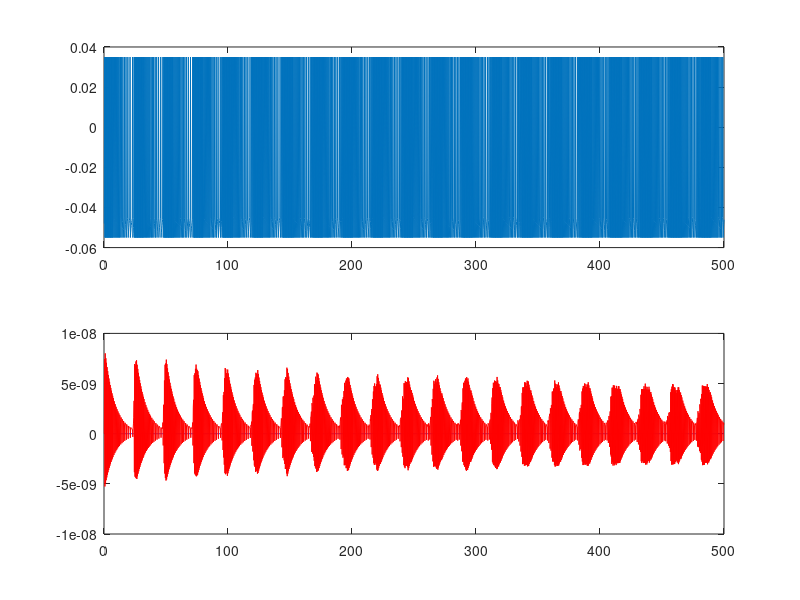
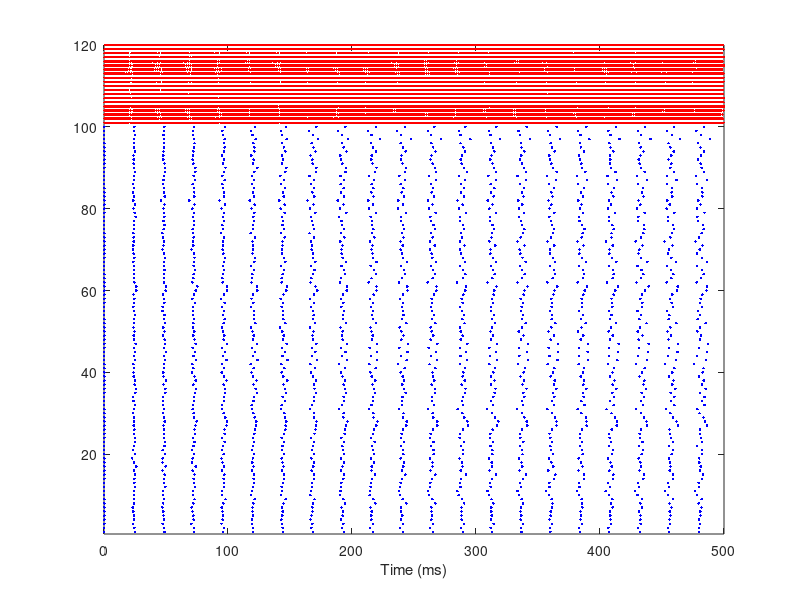

These figures' MATLAB source, in order:
% inhibitory and excitatory neurons
% with synaptic Conductance with time constant
% with random connectivity

% BA092308
% Excitatory         Inhibitory
Ne = 100;         Ni = 20;
total = Ne+Ni;

Vte=-45e-3;     Vti=-45e-3;	% Threshold
Vre=-44e-3;     Vri=-48e-3; % Resting Potential
ce = -55e-3;    ci = -55e-3; % reset potential
Re = 100e6;     Ri = 20e6; % Ohms
Ce = 0.1e-9;    Ci = 0.1e-9; %Farads
Vie = Vre;   Vii = Vri; % mV % initial potential

vpeake = 35e-3; vpeaki = 35e-3; % spike peak amplitude

INoise_std = 10e-12; % std of noise in Amps

% synapses
Sg=zeros(total,total);
% % Sg(:,1) = 5; Sg(:,101) = 20; % enter as nS
% add random connectivity
% P-> I connections
Cpi = 0.3; Spi = 5; 
%   POST  PRE synaptic
Sg(Ne+1:end,1:Ne) = (rand(Ni,Ne)> (1-Cpi))*Spi; % 
% I-> P connections
Cip = 0.5; Sip =00; 
Sg(1:Ne,Ne+1:end) = (rand(Ne,Ni)> (1-Cip))*Sip; % 
% I-> I connections
Cii = Cip; Sii = Sip; 
Sg(Ne+1:end,Ne+1:end) = (rand(Ni,Ni)> (1-Cii))*Sii; % 
% spy(Sg)

Sg = Sg*1e-9; % convert to S
stdecay = 8; % decay of synapses ms
Stau = ones(size(Sg)).*stdecay; % decay of all synapses ms
SEVr = 0; SIVr = -75e-3; % reversal potential for Ex and In synapses
S_Vr = repmat([SEVr*ones(1,Ne) SIVr*ones(1,Ni)],total,1); % Vr for each synapse (all synapses from a Presynatic cell are in the same column and have the same reversal potential)


% numExi=Nei;	numExr=Ner;	numIn=Ni;			numLTS=Nlts;	% num cells to record


V=[Vie*ones(Ne,1); Vii*ones(Ni,1);];			% initial v
Vt=[Vte*ones(Ne,1); Vti*ones(Ni,1)];
Vr=[Vre*ones(Ne,1); Vri*ones(Ni,1)];
c=[ce*ones(Ne,1); ci*ones(Ni,1)];
R=[Re*ones(Ne,1); Ri*ones(Ni,1)];
C=[Ce*ones(Ne,1); Ci*ones(Ni,1)];
vpeak=[vpeake*ones(Ne,1) ;  vpeaki*ones(Ni,1)];

% initialize
cg = zeros(size(Sg)); % current conductance of each synapse

% Setup simulation time
T=500; tau=.25;			% time span and step (ms)
n = round(T/tau);

T1=T/10;

% Externally injected current for each time step
I2 = [zeros(n,Ne) zeros(n,Ni)];
% I2 = [ones(n,Ne)*.1e-11 ones(n,Ni)*.3e-11];
% I2(1:end/5:end,1:Ne) = repmat([1:20:100]',1,Ne)*1e-11;

%% run simulation
% preallocate intracellular records
vsave = zeros(n,total);
Issave = vsave;
firedsave = zeros(n,total,'int16'); fired = [];

bVC = 1; % save VClamp data
if bVC; saveIex = vsave; saveIin = vsave; end;
for i=1:n
    t = i*tau;
    if (t>T1/2) & (t<T*2/10) % stimulating current
        %         I=-500e-12;
        I=0;
    else
        I=0;
    end;

    if fired % debugging
        cg;
    end
    % synpases
    cg(:,fired) = cg(:,fired) + Sg(:,fired); % compute CURRENT synaptic conducance by adding synaptic conductance from fired cells
    temp = cg.*(S_Vr-repmat(V,1,total));
    if bVC % record Ex and In synaptic currents  (not necessary for function of model)
        saveIin(i,:) = sum(temp(:,Ne+1:end),2)';
        saveIex(i,:) = sum(temp(:,1:Ne),2)';
    end
    Is=sum(temp,2);				% compute synaptic current from spiked neurons
    cg =  cg.*exp(-tau./Stau); % decay synaptic conductance (exp could be computed outside of loop)

    INoise = randn(total,1)*.5*INoise_std;
    I=I+Is+INoise+I2(i,:)';


    reset = find(V==vpeak);
    V = V + tau*(Vr + R.*I - V)./(R.*C*1e3); % euler onestep
    V(reset) = c(reset);% reset

    fired=find(V>=Vt & V<vpeak);
    V(fired) = vpeak(fired); % insert spike

    vsave(i,:) = V';
%     Issave(i,:) = Is';
    Issave(i,:) = I';
    firedsave(i,fired) =1; 
    
    % catch occational run away (FIND OUT REASON)
%     temp = V>100;
%     V(temp) = Vr(temp);
end;

% plot(tspan,vsave,[0 T1 T1 max(tspan)],-90+[0 0 10 10]);
PLOTCELL = 102;
figure(999);clf;
set(999,'Position',[  1024         204         560         420]);
subplot(2,1,1);plot([1:n]*tau,vsave(:,PLOTCELL)); % plot Vm
% subplot(2,1,2);plot([1:n]*tau,Issave(:,PLOTCELL)); % plot synaptic currents
subplot(2,1,2);plot([1:n]*tau,saveIin(:,PLOTCELL),'-b'); hold on;% plot synaptic currents
plot([1:n]*tau,saveIex(:,PLOTCELL),'-r'); % plot synaptic currents

% rasterplot
figure(1000);clf;
set(1000,'Position',[   1016         707         560         420]);
data = firedsave(:,1:Ne)';
plot([1:size(data,2)]*tau,repmat([1:size(data,1)]',1,size(data,2)).*double(data),'.b');hold all
data = firedsave(:,Ne+1:end)';
plot([1:size(data,2)]*tau,repmat([Ne+1:Ne+size(data,1)]',1,size(data,2)).*double(data),'.r');
% ylim([0.5 size(data,1)])
ylim([0.5 size(firedsave',1)])
xlabel('Time (ms)')

% figure(1000);clf;
% set(1000,'Position',[   1016         707         560         420]);
% data = firedsave';
% plot([1:size(data,2)]*tau,repmat([1:size(data,1)]',1,size(data,2)).*double(data),'.b');hold all
% ylim([0.5 size(firedsave',1)])
% xlabel('Time (ms)')
% 
% 
